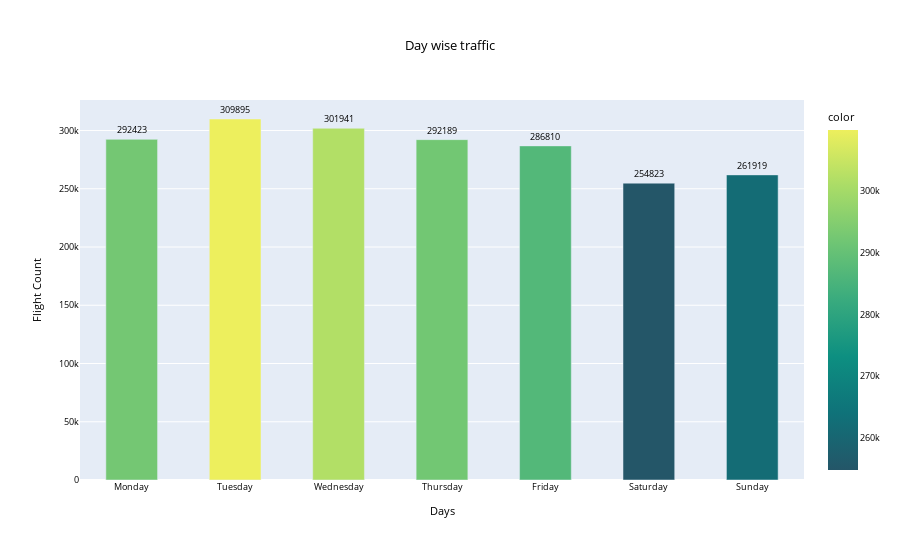

Here is the notebook cell this chart was saved with:
### Markdown cell above
##### Q2 - Which is the busiest day???

### Code cell
days_counts = dict(data['Day_of_Flight'].value_counts())
days_counts = dict(sorted(days_counts.items()))

days = ['Monday', 'Tuesday', 'Wednesday', 'Thursday', 'Friday', 'Saturday', 'Sunday']

fig = px.bar(x=days, y=days_counts.values(), color=days_counts.values(),
             text=days_counts.values(), title="Day wise traffic",
             color_continuous_scale='aggrnyl',)

fig.update_layout(bargap=0.5)
fig.update_traces(textposition='outside')

# Center-align the title
fig.update_layout(title_x=0.5)

# Add x-axis and y-axis labels
fig.update_xaxes(title_text="Days")
fig.update_yaxes(title_text="Flight Count")
fig.update_layout(font=dict(color='black', size=9)) 
fig.show()

### Figure 1 — Plotly figure (JSON) as saved in the notebook; plotly's stock layout.template omitted (floating-point values rounded to 4 significant figures)
{"data": [{"alignmentgroup": "True", "hovertemplate": "x=%{x}<br>y=%{y}<br>text=%{text}<br>color=%{marker.color}<extra></extra>", "legendgroup": "", "marker": {"color": [292423, 309895, 301941, 292189, 286810, 254823, 261919], "coloraxis": "coloraxis", "pattern": {"shape": ""}}, "name": "", "offsetgroup": "", "orientation": "v", "showlegend": false, "text": [292423, 309895, 301941, 292189, 286810, 254823, 261919], "textposition": "outside", "type": "bar", "x": ["Monday", "Tuesday", "Wednesday", "Thursday", "Friday", "Saturday", "Sunday"], "xaxis": "x", "y": [292423, 309895, 301941, 292189, 286810, 254823, 261919], "yaxis": "y"}], "layout": {"bargap": 0.5, "barmode": "relative", "coloraxis": {"colorbar": {"title": {"text": "color"}}, "colorscale": [[0, "rgb(36, 86, 104)"], [0.1667, "rgb(15, 114, 121)"], [0.3333, "rgb(13, 143, 129)"], [0.5, "rgb(57, 171, 126)"], [0.6667, "rgb(110, 197, 116)"], [0.8333, "rgb(169, 220, 103)"], [1, "rgb(237, 239, 93)"]]}, "font": {"color": "black", "size": 9}, "legend": {"tracegroupgap": 0}, "title": {"text": "Day wise traffic", "x": 0.5}, "xaxis": {"anchor": "y", "domain": [0, 1], "title": {"text": "Days"}}, "yaxis": {"anchor": "x", "domain": [0, 1], "title": {"text": "Flight Count"}}}}
